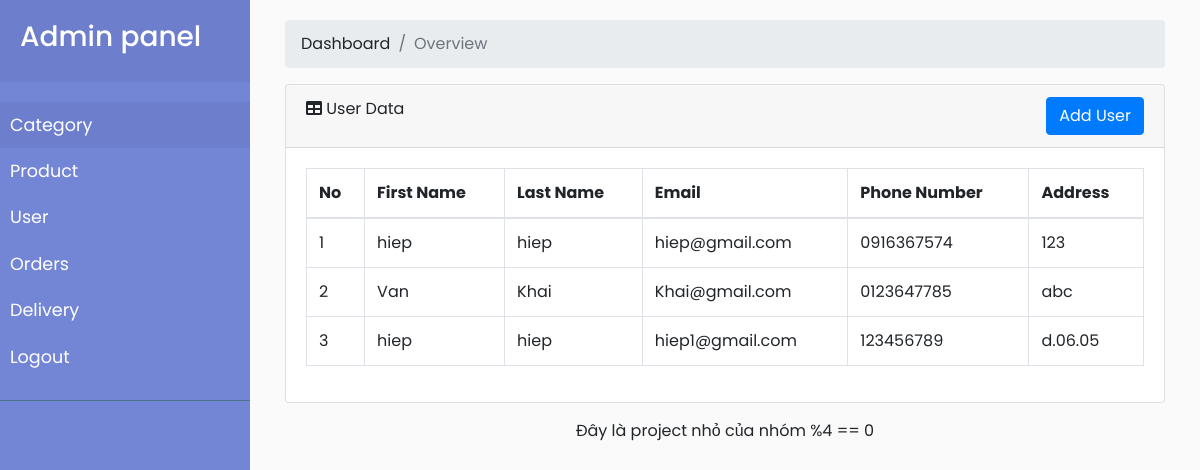
Page /admin_user.php (signed in) on the committed database.
### tables this page shows
CREATE TABLE `user_info` (
  `user_id` int(100) NOT NULL,
  `first_name` varchar(50) DEFAULT NULL,
  `last_name` varchar(50) DEFAULT NULL,
  `email` varchar(100) DEFAULT NULL,
  `password` varchar(250) DEFAULT NULL,
  `mobile` varchar(11) DEFAULT NULL,
  `address1` varchar(100) DEFAULT NULL
);

### admin_user.php (the view, shortened to what this page needs)
<!DOCTYPE html>
<html>
<?php include('db.php'); ?>
<?php include('admin_head.php'); ?>
<body>
  <div class="wrapper">
    <?php include('admin_sidebar.php') ?>
    <div id="content">
      <div id="content-wrapper">
        <div class="container-fluid">
          <ol class="breadcrumb">
            <li class="breadcrumb-item">
              <a href="#">Dashboard</a>
            </li>
            <li class="breadcrumb-item active">Overview</li>
          </ol>
          <div class="card mb-3">
            <div class="card-header">
              <i class="fas fa-table"></i>
              User Data
              <a href="admin_user_add.php"><button class="btn btn-primary" style="float: right;">Add User</button></a>
            </div>
            <div class="card-body">
              <div class="table-responsive">
                <table class="table table-bordered" id="dataTable" width="100%" cellspacing="0">
                  <thead>
                    <tr>
                      <th>No</th>
                      <th>First Name</th>
                      <th>Last Name</th>
                      <th>Email</th>
                      <th>Phone Number</th>
                      <th>Address</th>
                    </tr>
                  </thead>
                  <tbody>
                    <?php $sql = "SELECT * FROM user_info order by user_id asc";
                    if ($result = mysqli_query($con, $sql)) {
                      if (mysqli_num_rows($result) > 0) {
                        $i = 1;
                        while ($row = mysqli_fetch_array($result)) {
                    ?>
                          <tr>
                            <td><?php echo $i; ?></td>
                            <td><?php echo  $row['first_name']; ?></td>
                            <td><?php echo  $row['last_name']; ?></td>
                            <td><?php echo  $row['email']; ?></td>
                            <td><?php echo  $row['mobile']; ?></td>
                            <td><?php echo  $row['address1']; ?></td>
                          </tr>
                    <?php
                          $i++;
                        }
                      }
                    } ?>
                  </tbody>
                </table>
              </div>
            </div>
          </div>
        </div>
        <footer class="sticky-footer">
          <div class="container my-auto">
            <div class="copyright text-center my-auto">
              <span>Đây là project nhỏ của nhóm %4 == 0</span>
            </div>
          </div>
        </footer>
      </div>
    </div>
  </div>
</body>
</html>

### admin_dashboard.css (style rules this page uses)
body { font-family: 'Poppins', sans-serif; background: #fafafa; }
a, a:hover, a:focus { color: inherit; text-decoration: none; transition: all 0.3s; }
.wrapper { display: flex; width: 100%; align-items: stretch; }
#content { width: 100%; padding: 20px; min-height: 100vh; transition: all 0.3s; }

### rows in the picture
user_info: first_name "hiep", last_name "hiep", email "hiep@gmail.com", mobile "0916367574", address1 "123"
user_info: first_name "Van", last_name "Khai", email "Khai@gmail.com", mobile "0123647785", address1 "abc"
user_info: first_name "hiep", last_name "hiep", email "hiep1@gmail.com", mobile "123456789", address1 "d.06.05"
